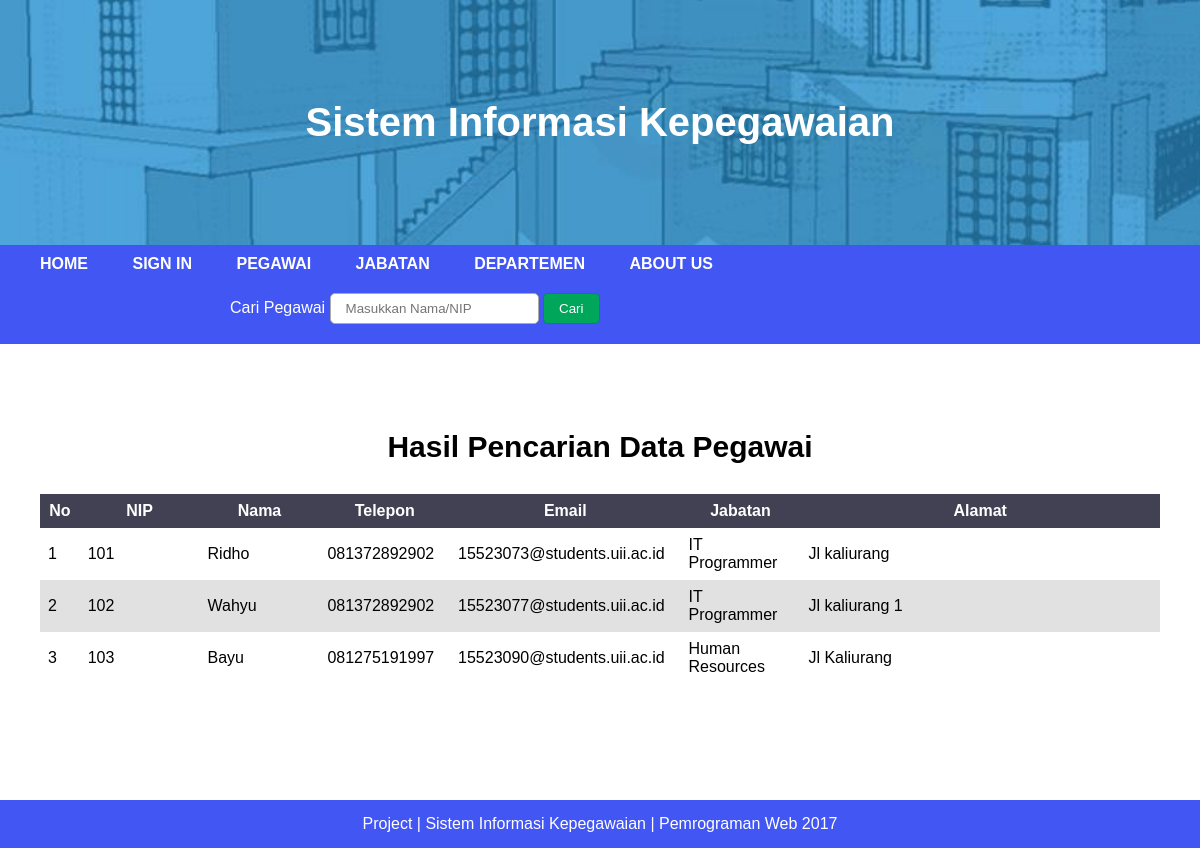
/tampil_pegawai_cari.php, run on the app's committed database.
### tables this page shows
CREATE TABLE `pegawai` (
  `nip` varchar(25) NOT NULL,
  `img` varchar(255) NOT NULL,
  `nama` varchar(50) NOT NULL,
  `telepon` varchar(15) NOT NULL,
  `email` varchar(50) NOT NULL,
  `jabatan` varchar(50) NOT NULL,
  `alamat` varchar(255) NOT NULL,
  `gaji` int(20) NOT NULL,
  `username` varchar(50) NOT NULL,
  `password` varchar(50) NOT NULL,
  `id_jabatan` varchar(10) NOT NULL,
  `id_departemen` varchar(10) NOT NULL,
  `id` int(5) NOT NULL,
  `level` int(1) NOT NULL
);

### tampil_pegawai_cari.php (the view, shortened to what this page needs)
<?php
    $nama = $_POST['cari'];
    $nip = $_POST['cari'];
    $query = "SELECT * from pegawai where nama like '%$nama%' or nip like '%$nip%'";
    $result = mysql_query($query);
?>
<!DOCTYPE html>
<html>
<head>
	<link rel="stylesheet" type="text/css" href="css/style.css">
</head>
<body>
	<div class="container">
		<header>
			<h1>Sistem Informasi Kepegawaian</h1>
		</header>
		<nav id="navbar">
			<ul>
				<li><a href="index.php">HOME</a></li>
				<li><a href="#" class="dropdown-slide1">SIGN IN</a>
				</li>
				<li class="load"><a href="tampil_pegawai_home.php">PEGAWAI</a></li>
				<li class="load"><a href="tampil_jabatan_home.php">JABATAN</a></li>
				<li class="load"><a href="tampil_departemen_home.php">DEPARTEMEN</a></li>
				<li class="load"><a href="about.html">ABOUT US</a></li>
				<li style="margin-left: 200px">
					<form method="post" action="tampil_pegawai_cari.php">
						<label>Cari Pegawai</label>
						<input type="text" name="cari" placeholder="Masukkan Nama/NIP" required>
						<button id="btn-submit">Cari</button>
					</form>
				</li>
			</ul>
		</nav>
		<section class="middle">
			<section class="content">
			<h1 class="font" align="center">Hasil Pencarian Data Pegawai</h1>
				<table id="table">
					<thead>
						<tr>
							<th width="3%">No</th>
							<th width="10%">NIP</th>
							<th width="10%">Nama</th>
							<th width="10%">Telepon</th>
							<th width="10%">Email</th>
							<th width="10%">Jabatan</th>
							<th width="30%">Alamat</th>
						</tr>
					</thead>
					<tbody>
						<?php
							$i = 1;
							while($data = mysql_fetch_array($result))
							{ ?>
								<tr>
									<td><?=$i; ?></td>
									<td><?=	$data['nip']?></td>
									<td><?=	$data['nama']?></td>
									<td><?=	$data['telepon']?></td>
									<td><?=	$data['email']?></td>
									<td><?=	$data['jabatan']?></td>
									<td><?=	$data['alamat']?></td>
								</tr>
								<?php $i++;
							}
						?>
					</tbody>
				</table>
			</section>
		</section>
		<footer>
			<p>Project | Sistem Informasi Kepegawaian | Pemrograman Web 2017</p>
		</footer>
	</div>
</body>
</html>

### css/style.css (style rules this page uses)
* { box-sizing: border-box; }
html, body { margin: 0; font-family: Arial; }
.container { margin: auto; }
header { scale: stretch; background: url("../images/header.jpg"); background-size: 130%; padding: 100px; }
header h1 { margin: 0; text-align: center; font-size: 40px; color: white; }
.font { font-family: arial; font-size: 30px; font-style: inherit; }
#navbar { background: #4256f4; }
#navbar ul { margin-left: 20px; margin-top: 0px; padding: 0; text-align: left; }
#navbar li { list-style: none; position: relative; display: inline-block; }
#navbar li a { display: block; padding: 10px 20px; color: #fff; font-weight: bold; text-decoration: none; transition: .5s; background: #4256f4; }
#navbar form { color: #fff; padding: 10px 20px 20px 10px; }
section.middle { background: white; padding: 20px; }
section.content { display: block; overflow: hidden; min-height: 50vh; padding: 20px; background: #fff; }
#btn-submit { padding: 7px 15px; background: #00a65a; border-radius: 5px; border: 1px solid #008d4c; color: #fff; }
table { border-collapse: collapse; }
td { text-align: left; padding: 8px; }
tr:nth-child(even) { background-color: rgb(225,225,225); }
th { text-align: center; padding: 8px; background-color: #424153; color: white; }
#table { border-collapse: collapse; width: 100%; }
form label { width: 150px; padding-top: 7px; }
form input { display: inline-block; overflow: hidden; padding: 7px 15px; border-radius: 5px; border: 1px solid #aaa; }
footer { text-align: center; background: #4256f4; color: white; }
footer p { margin: 0; padding: 15px; }

### data on the page
pegawai: nip "101", nama "Ridho", telepon "081372892902", email "15523073@students.uii.ac.id", jabatan "IT Programmer", alamat "Jl kaliurang"
pegawai: nip "102", nama "Wahyu", telepon "081372892902", email "15523077@students.uii.ac.id", jabatan "IT Programmer", alamat "Jl kaliurang 1"
pegawai: nip "103", nama "Bayu", telepon "081275191997", email "15523090@students.uii.ac.id", jabatan "Human Resources", alamat "Jl Kaliurang"
